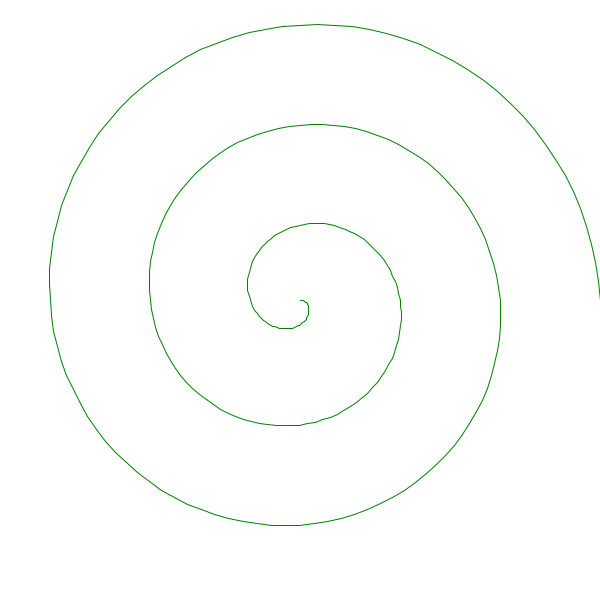
Frame 1 (no input)
Frame 60 (the mouse pressed at the canvas centre just before this capture): identical to frame 1, image omitted
Frame 120 (the mouse held since frame 60 and released just before this capture): identical to frame 1, image omitted

The Processing sketch that drew this single still picture (run headless with seeded random() and noise(); from frame 60 on, the mouse is pressed at the canvas centre):

// Processing sketch: Kluwen
// ── Kluwen.pde
float f = 1, o = 0;

void setup() {
  size(600, 600);
  stroke(0, 128, 0);
  background(255);
  translate(width/2, height/2);
  PVector v = new PVector(1, 0);
  PVector p = new PVector(0, 0);
  for (float i=1; i<=width/2; i+=f) {
    p.set(v);
    v.rotate(PI/50).setMag(i + random(-o, o));
    line(v.x, v.y, p.x, p.y);
  }
}

void draw() {
}

void mousePressed() {
  if (mouseButton == LEFT) {
    f *= 2;
  } else if (mouseButton == RIGHT) {
    f *= 0.5;
  }
  setup();
}

void keyPressed() {
  if (key == CODED && keyCode == UP) {
    ++o;
  } else if (key == CODED && keyCode == DOWN && o > 0) {
    --o;
  }
  setup();
}
